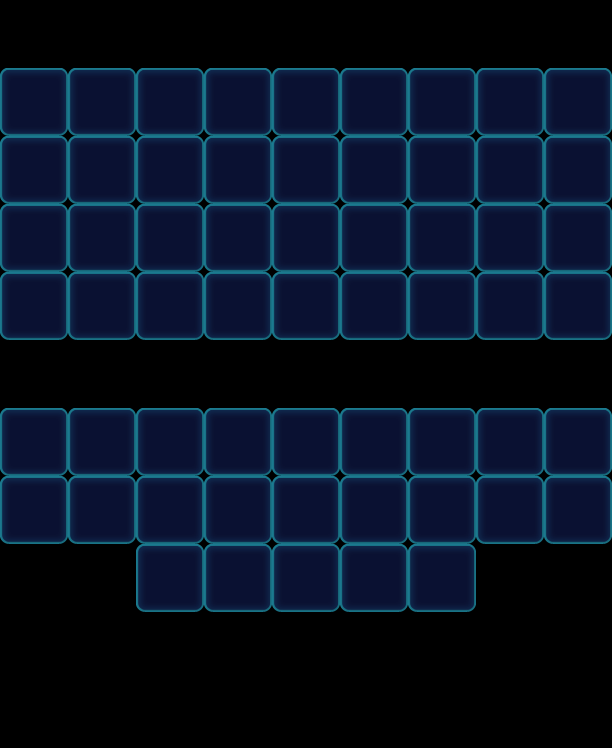

This is a level from a 2D game, rendered from its Tiled map with the project's own tilesets. A one-line summary and the map file follow, with tile-layer data summarised:
An orthogonal 9x11 tile map with 68x68 px tiles, 1 tile layer (Valid), 2 tilesets and 37 objects (18x Factory_Normal, 5x Floor, 5x Ice, 5x Haze, 4x Stone).

<map version="1.0" orientation="orthogonal" width="9" height="11" tilewidth="68" tileheight="68">
 <tileset firstgid="1" name="game_grid1" tilewidth="68" tileheight="68">
  <image source="game_grid1.png" width="68" height="68" />
 </tileset>
 <tileset firstgid="2" name="map" tilewidth="68" tileheight="68">
  <image source="map.png" width="1024" height="1024" />
 </tileset>
 <layer name="Valid" width="9" height="11">
  <data>[99 cells, 59 non-empty, 1 distinct tile ids]</data>
 </layer>
 <objectgroup name="BottomObj" width="9" height="11">
  <object type="Floor" gid="33" x="136" y="612">
   <properties>
    <property name="Layers" value="2" />
   </properties>
  </object>
  <object type="Floor" gid="33" x="204" y="612">
   <properties>
    <property name="Layers" value="2" />
   </properties>
  </object>
  <object type="Floor" gid="33" x="272" y="612">
   <properties>
    <property name="Layers" value="2" />
   </properties>
  </object>
  <object type="Floor" gid="33" x="340" y="612">
   <properties>
    <property name="Layers" value="2" />
   </properties>
  </object>
  <object type="Floor" gid="33" x="408" y="612">
   <properties>
    <property name="Layers" value="2" />
   </properties>
  </object>
 </objectgroup>
 <objectgroup name="MiddleObj" width="9" height="11" />
 <objectgroup color="#000000" name="TopObj" width="9" height="11">
  <object name="10" type="Factory_Normal" x="0" y="0" width="68" height="68">
   <properties>
    <property name="FactoryColorsConfig" value="Blue,Green,Yellow,Orange" />
   </properties>
  </object>
  <object name="10" type="Factory_Normal" x="68" y="0" width="68" height="68">
   <properties>
    <property name="FactoryColorsConfig" value="Blue,Green,Yellow,Orange" />
   </properties>
  </object>
  <object name="10" type="Factory_Normal" x="408" y="0" width="68" height="68">
   <properties>
    <property name="FactoryColorsConfig" value="Blue,Green,Yellow,Orange" />
   </properties>
  </object>
  <object name="10" type="Factory_Normal" x="476" y="0" width="68" height="68">
   <properties>
    <property name="FactoryColorsConfig" value="Blue,Green,Yellow,Orange" />
   </properties>
  </object>
  <object name="10" type="Factory_Normal" x="136" y="0" width="68" height="68">
   <properties>
    <property name="FactoryColorsConfig" value="Blue,Green,Yellow,Orange" />
   </properties>
  </object>
  <object name="10" type="Factory_Normal" x="204" y="0" width="68" height="68">
   <properties>
    <property name="FactoryColorsConfig" value="Blue,Green,Yellow,Orange" />
   </properties>
  </object>
  <object name="10" type="Factory_Normal" x="272" y="0" width="68" height="68">
   <properties>
    <property name="FactoryColorsConfig" value="Blue,Green,Yellow,Orange" />
   </properties>
  </object>
  <object name="10" type="Factory_Normal" x="340" y="0" width="68" height="68">
   <properties>
    <property name="FactoryColorsConfig" value="Blue,Green,Yellow,Orange" />
   </properties>
  </object>
  <object name="Ice" type="Ice" x="408" y="408" width="68" height="68">
   <properties>
    <property name="Layers" value="3" />
   </properties>
  </object>
  <object name="Ice" type="Ice" x="272" y="408" width="68" height="68">
   <properties>
    <property name="Layers" value="3" />
   </properties>
  </object>
  <object name="Ice" type="Ice" x="340" y="408" width="68" height="68">
   <properties>
    <property name="Layers" value="3" />
   </properties>
  </object>
  <object name="Ice" type="Ice" x="204" y="408" width="68" height="68">
   <properties>
    <property name="Layers" value="3" />
   </properties>
  </object>
  <object name="Ice" type="Ice" x="136" y="408" width="68" height="68">
   <properties>
    <property name="Layers" value="3" />
   </properties>
  </object>
  <object name="Stone" type="Stone" gid="34" x="0" y="476">
   <properties>
    <property name="Layers" value="1" />
   </properties>
  </object>
  <object name="Stone" type="Stone" gid="34" x="68" y="476">
   <properties>
    <property name="Layers" value="1" />
   </properties>
  </object>
  <object name="Stone" type="Stone" gid="34" x="476" y="476">
   <properties>
    <property name="Layers" value="1" />
   </properties>
  </object>
  <object name="Stone" type="Stone" gid="34" x="544" y="476">
   <properties>
    <property name="Layers" value="1" />
   </properties>
  </object>
  <object name="10" type="Factory_Normal" x="544" y="0" width="68" height="68">
   <properties>
    <property name="FactoryColorsConfig" value="Blue,Green,Yellow,Orange" />
   </properties>
  </object>
  <object name="10" type="Factory_Normal" x="204" y="340" width="68" height="68">
   <properties>
    <property name="FactoryColorsConfig" value="Blue,Green,Yellow,Orange" />
   </properties>
  </object>
  <object name="10" type="Factory_Normal" x="136" y="340" width="68" height="68">
   <properties>
    <property name="FactoryColorsConfig" value="Blue,Green,Yellow,Orange" />
   </properties>
  </object>
  <object name="10" type="Factory_Normal" x="476" y="340" width="68" height="68">
   <properties>
    <property name="FactoryColorsConfig" value="Blue,Green,Yellow,Orange" />
   </properties>
  </object>
  <object name="10" type="Factory_Normal" x="340" y="340" width="68" height="68">
   <properties>
    <property name="FactoryColorsConfig" value="Blue,Green,Yellow,Orange" />
   </properties>
  </object>
  <object name="10" type="Factory_Normal" x="408" y="340" width="68" height="68">
   <properties>
    <property name="FactoryColorsConfig" value="Blue,Green,Yellow,Orange" />
   </properties>
  </object>
  <object name="10" type="Factory_Normal" x="68" y="340" width="68" height="68">
   <properties>
    <property name="FactoryColorsConfig" value="Blue,Green,Yellow,Orange" />
   </properties>
  </object>
  <object name="10" type="Factory_Normal" x="0" y="340" width="68" height="68">
   <properties>
    <property name="FactoryColorsConfig" value="Blue,Green,Yellow,Orange" />
   </properties>
  </object>
  <object name="10" type="Factory_Normal" x="544" y="340" width="68" height="68">
   <properties>
    <property name="FactoryColorsConfig" value="Blue,Green,Yellow,Orange" />
   </properties>
  </object>
  <object name="10" type="Factory_Normal" x="272" y="340" width="68" height="68">
   <properties>
    <property name="FactoryColorsConfig" value="Blue,Green,Yellow,Orange" />
   </properties>
  </object>
 </objectgroup>
 <objectgroup color="#00ff00" name="CeilObj" width="9" height="11">
  <object name="Haze" type="Haze" x="136" y="544" width="68" height="68">
   <properties>
    <property name="HazeLevel" value="3" />
   </properties>
  </object>
  <object name="Haze" type="Haze" x="272" y="544" width="68" height="68">
   <properties>
    <property name="HazeLevel" value="3" />
   </properties>
  </object>
  <object name="Haze" type="Haze" x="340" y="544" width="68" height="68">
   <properties>
    <property name="HazeLevel" value="3" />
   </properties>
  </object>
  <object name="Haze" type="Haze" x="408" y="544" width="68" height="68">
   <properties>
    <property name="HazeLevel" value="3" />
   </properties>
  </object>
  <object name="Haze" type="Haze" x="204" y="544" width="68" height="68">
   <properties>
    <property name="HazeLevel" value="3" />
   </properties>
  </object>
 </objectgroup>
</map>
